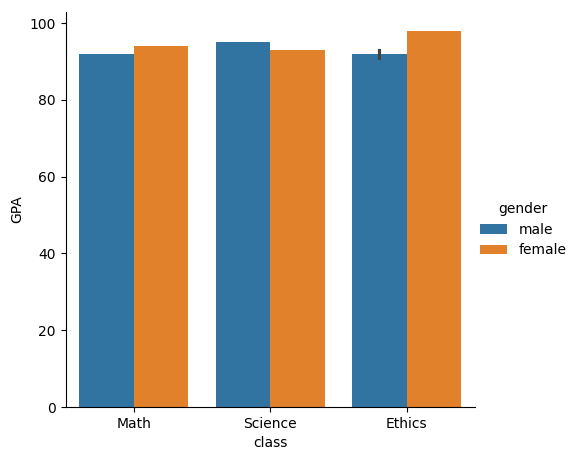

The script that drew this image:
import pandas as pd
import seaborn as sns
import matplotlib.pyplot as plt


studentsData = pd.DataFrame({
		"name" : ["Alexander", "Laura", "Daniel", "David", "Nikolas", "Karen", "Alma"],
		"gender" : ["male", "female", "male", "male", "male", "female", "female"],
		"class" : ["Math", "Math", "Science", "Ethics", "Ethics", "Science", "Ethics"],
		"GPA" : [92, 94, 95, 93, 91, 93, 98],
		"classnumbers" : [3, 5, 3, 4, 5, 4, 3]
		})
sns.catplot(x = "class", y = "GPA", hue = "gender", kind = "bar", data = studentsData)
plt.show()
